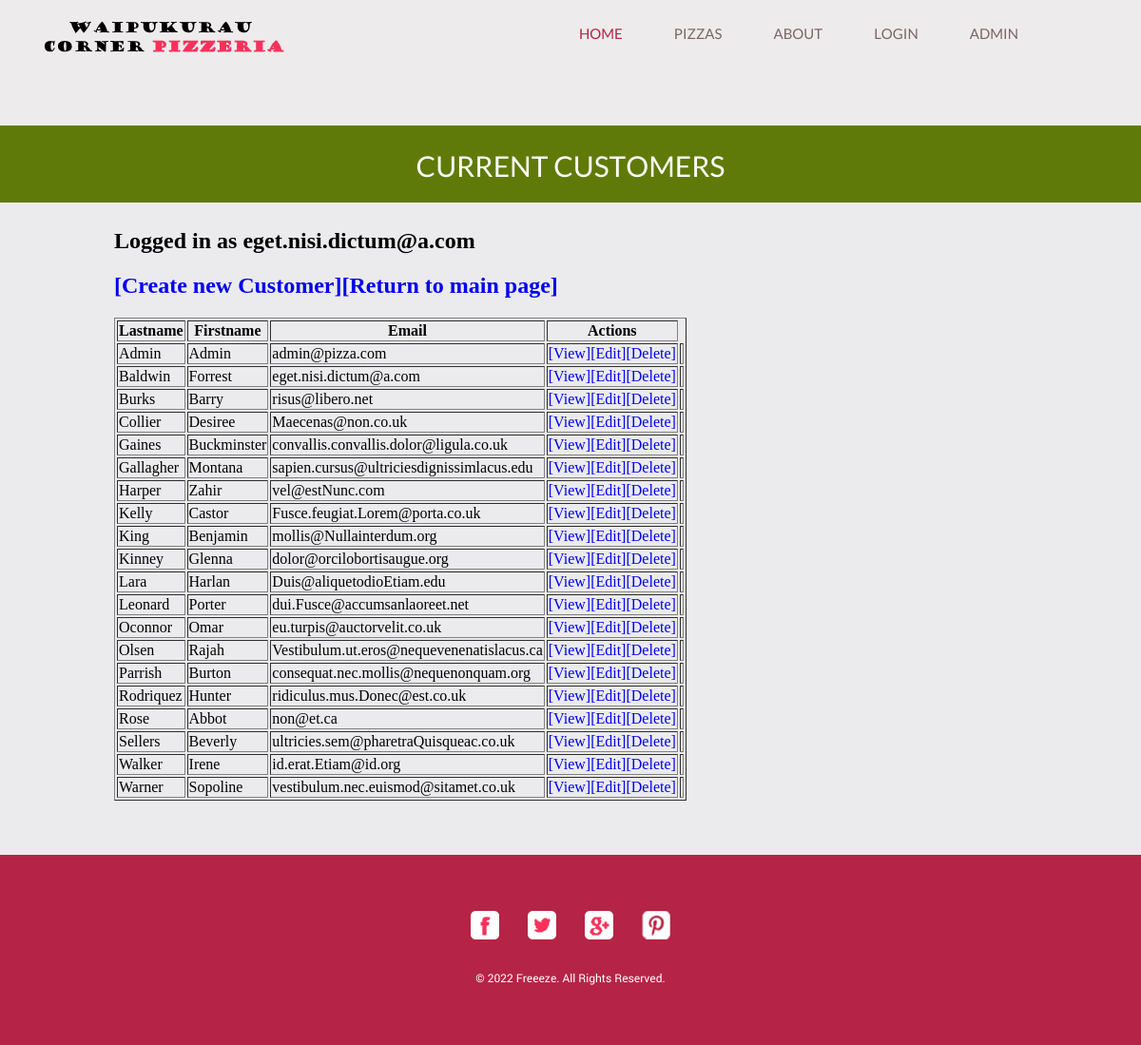
The page /listcustomers.php (signed in) on the database its author committed.
### tables this page shows
CREATE TABLE IF NOT EXISTS customer (
  customerID int unsigned NOT NULL auto_increment,
  firstname varchar(50) NOT NULL,
  lastname varchar(50) NOT NULL,
  email varchar(100) NOT NULL,
  role varchar(50) NOT NULL default 'customer',  
  password varchar(40) NOT NULL default '.',
  PRIMARY KEY (customerID)
) AUTO_INCREMENT=1;

### listcustomers.php (the view, shortened to what this page needs)
<!DOCTYPE HTML>
<html>
<?php
include "header.php";
include "menu.php";
?>
<head>
</head>
<div id="body">
  <div class="header">
    <div>
      <h1>Current Customers</h1>
    </div>
  </div>
  <div class="body">
    <div>
      <?php
      include_once "checksession.php";
      $DBC = mysqli_connect("127.0.0.1", DBUSER, DBPASSWORD, DBDATABASE);
      $query = "SELECT customerID, firstname, lastname, email FROM customer ORDER BY lastname";
      $result = mysqli_query($DBC, $query);
      $rowcount = mysqli_num_rows($result);
      ?>
      <h2><a href='addcustomer.php'>[Create new Customer]</a><a href="/pizza/">[Return to main page]</a></h2>
      <table id="tblcustomers" border="1">
        <thead>
          <tr>
            <th>Lastname</th>
            <th>Firstname</th>
            <th>Email</th>
            <th>Actions</th>
          </tr>
        </thead>
        <?php
        if ($rowcount > 0) {
          while ($row = mysqli_fetch_assoc($result)) {
            $id = $row['customerID'];
            echo '<tr><td>' . $row['lastname'] . '</td><td>' . $row['firstname'] . '</td>';
            echo '<td>' . $row['email'] . '</td>';
            echo '<td><a href="viewcustomer.php?id=' . $id . '">[View]</a>';
            echo '<a href="editcustomer.php?id=' . $id . '">[Edit]</a>';
            echo '<a href="deletecustomer.php?id=' . $id . '">[Delete]</a><td>';
            echo '</tr>' . PHP_EOL;
          }
        } else echo "<h2>No customer found!</h2>";
        ?>
      </table>
    </div>
  </div>
</div>
</body>
<?php
include "footer.php";
?>
</html>

### css/style.css (style rules this page uses)
body { margin: 0; padding: 0; position: relative; width: auto; }
a { text-decoration: none; outline: none; }
#body { margin: 0; overflow: hidden; padding: 0; position: relative; width: 100%; }
#body div.header { background-color: #5F7A08; margin: 0 auto; max-width: none; overflow: hidden; padding: 0; }
#body div.header div { margin: 0 auto; max-width: 960px; padding: 0; }
#body div.header div h1 { color: #FFFFFF; font-family: lato-regular-webfont; font-size: 30px; font-weight: normal; line-height: 30px; margin: 0; padding: 28px 0 23px; text-align: center; text-transform: uppercase; }
#body div.body { background-color: #ebebed; margin: 0; max-width: none; min-height: 249px; overflow: hidden; padding: 0; width: 100%; }
#body div { margin: 0 auto; max-width: 960px; padding: 7px 0 57px; }

### rows shown on the page
customer: lastname "Admin", firstname "Admin", email "admin@pizza.com"
customer: lastname "Baldwin", firstname "Forrest", email "eget.nisi.dictum@a.com"
customer: lastname "Burks", firstname "Barry", email "risus@libero.net"
customer: lastname "Collier", firstname "Desiree", email "Maecenas@non.co.uk"
customer: lastname "Gaines", firstname "Buckminster", email "convallis.convallis.dolor@ligula.co.uk"
customer: lastname "Gallagher", firstname "Montana", email "sapien.cursus@ultriciesdignissimlacus.edu"
customer: lastname "Harper", firstname "Zahir", email "vel@estNunc.com"
customer: lastname "Kelly", firstname "Castor", email "Fusce.feugiat.Lorem@porta.co.uk"
customer: lastname "King", firstname "Benjamin", email "mollis@Nullainterdum.org"
customer: lastname "Kinney", firstname "Glenna", email "dolor@orcilobortisaugue.org"
customer: lastname "Lara", firstname "Harlan", email "Duis@aliquetodioEtiam.edu"
customer: lastname "Leonard", firstname "Porter", email "dui.Fusce@accumsanlaoreet.net"
customer: lastname "Oconnor", firstname "Omar", email "eu.turpis@auctorvelit.co.uk"
customer: lastname "Olsen", firstname "Rajah", email "Vestibulum.ut.eros@nequevenenatislacus.ca"
customer: lastname "Parrish", firstname "Burton", email "consequat.nec.mollis@nequenonquam.org"
customer: lastname "Rodriquez", firstname "Hunter", email "ridiculus.mus.Donec@est.co.uk"
customer: lastname "Rose", firstname "Abbot", email "non@et.ca"
customer: lastname "Sellers", firstname "Beverly", email "ultricies.sem@pharetraQuisqueac.co.uk"
customer: lastname "Walker", firstname "Irene", email "id.erat.Etiam@id.org"
customer: lastname "Warner", firstname "Sopoline", email "vestibulum.nec.euismod@sitamet.co.uk"

### other values the page prints
$un "eget.nisi.dictum@a.com"
